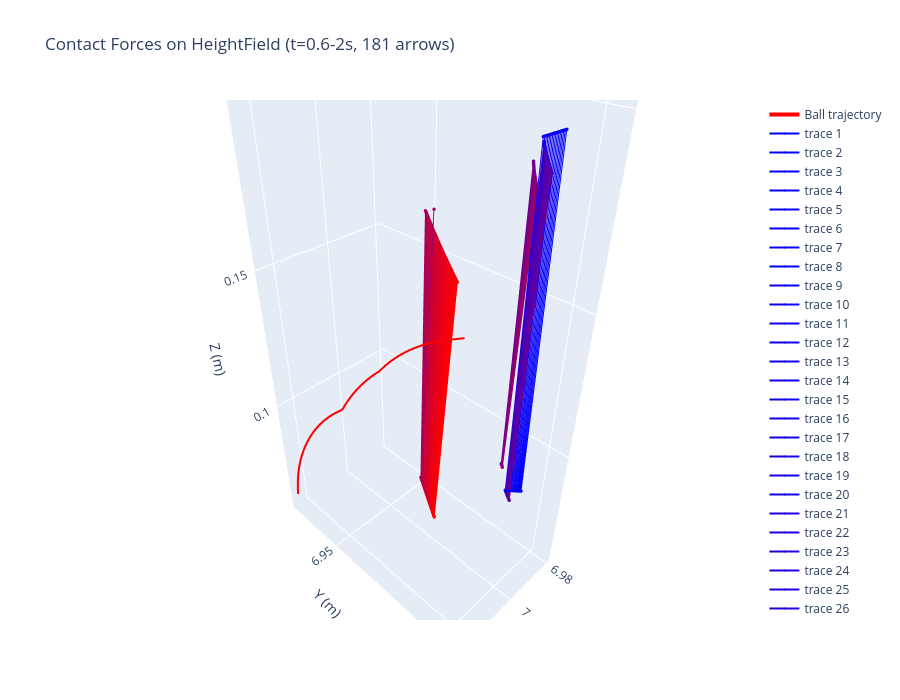

Here is the notebook cell this chart was saved with:
### Code cell
# Interactive 3D plot with plotly — force vectors as line segments
import plotly.graph_objects as go
import matplotlib.pyplot as plt

timeIndices = result['timeIndex']
partpq = result["partPq"]
start_time = 0.6
end_time   = 2
stride     = 5   # lower = more arrows

if 'contactPairResults' in result:
    lower = sire.binarySearch(timeIndices, start_time)
    upper = sire.binarySearch(timeIndices, end_time)

    px=[]; py=[]; pz=[]; fx=[]; fy=[]; fz=[]; mag=[]; t_val=[]
    for i in range(lower, upper):
        cpr = result['contactPairResults'][i]
        if cpr is not None:
            for pair in cpr:
                negative = 1
                if pair['partIdB'] == 0:
                    negative = -1
                pw = pair['point_W']; fw = pair['force_W']
                px.append(pw[0]); py.append(pw[1]); pz.append(pw[2])
                fx.append(negative * fw[0]); fy.append(negative * fw[1]); fz.append(negative * fw[2])
                mag.append(np.sqrt(fw[0]**2 + fw[1]**2 + fw[2]**2))
                t_val.append(timeIndices[i])
    px=np.array(px)[::stride]; py=np.array(py)[::stride]; pz=np.array(pz)[::stride]
    fx=np.array(fx)[::stride]; fy=np.array(fy)[::stride]; fz=np.array(fz)[::stride]
    mag=np.array(mag)[::stride]; t_arr=np.array(t_val)[::stride]

    print(f"Plotting {len(px)} arrows, force min={mag.min():.4f} N max={mag.max():.4f} N")

    # Scale: max force → 0.02 m arrow (fitting ball trajectory scale)
    scale = 0.1 / (mag.max() if mag.max() > 1e-6 else 1)
    ux = fx * scale; uy = fy * scale; uz = fz * scale
    # Tip points
    tx = px + ux; ty = py + uy; tz = pz + uz

    # Build line segments: [p0, tip0, None, p1, tip1, None, ...]
    xs=[]; ys=[]; zs=[]
    for k in range(len(px)):
        xs.extend([px[k], tx[k], None])
        ys.extend([py[k], ty[k], None])
        zs.extend([pz[k], tz[k], None])

    fig = go.Figure()

    # Ball trajectory
    bx = []; by = []; bz = []
    for i in range(lower, upper):
        if partpq[i] is not None:
            bx.append(partpq[i][1][0])
            by.append(partpq[i][1][1])
            bz.append(partpq[i][1][2])
    bx=bx[::stride]; by=by[::stride]; bz=bz[::stride]
    fig.add_trace(go.Scatter3d(
        x=bx, y=by, z=bz, mode='lines',
        line=dict(color='red', width=4), name='Ball trajectory'))

    # Force arrows as line segments, colored by time
    # Split into groups by time for color (use scatter with marker colors)
    norm = plt.Normalize(t_arr.min(), t_arr.max())
    for k in range(len(px)):
        c = f"rgb({int(255*norm(t_arr[k]))},0,{255-int(255*norm(t_arr[k]))})"
        fig.add_trace(go.Scatter3d(
            x=[px[k], tx[k]], y=[py[k], ty[k]], z=[pz[k], tz[k]],
            mode='lines+markers',
            line=dict(color=c, width=2),
            marker=dict(size=2, color=c),
            showlegend=False))

    fig.update_layout(
        title=f'Contact Forces on HeightField (t={start_time}-{end_time}s, {len(px)} arrows)',
        scene=dict(
            xaxis_title='X (m)', yaxis_title='Y (m)', zaxis_title='Z (m)',
            aspectmode='data'),
        width=900, height=700)
    fig.show()
else:
    print("contactPairResults not available — re-run Cell 1 first")
